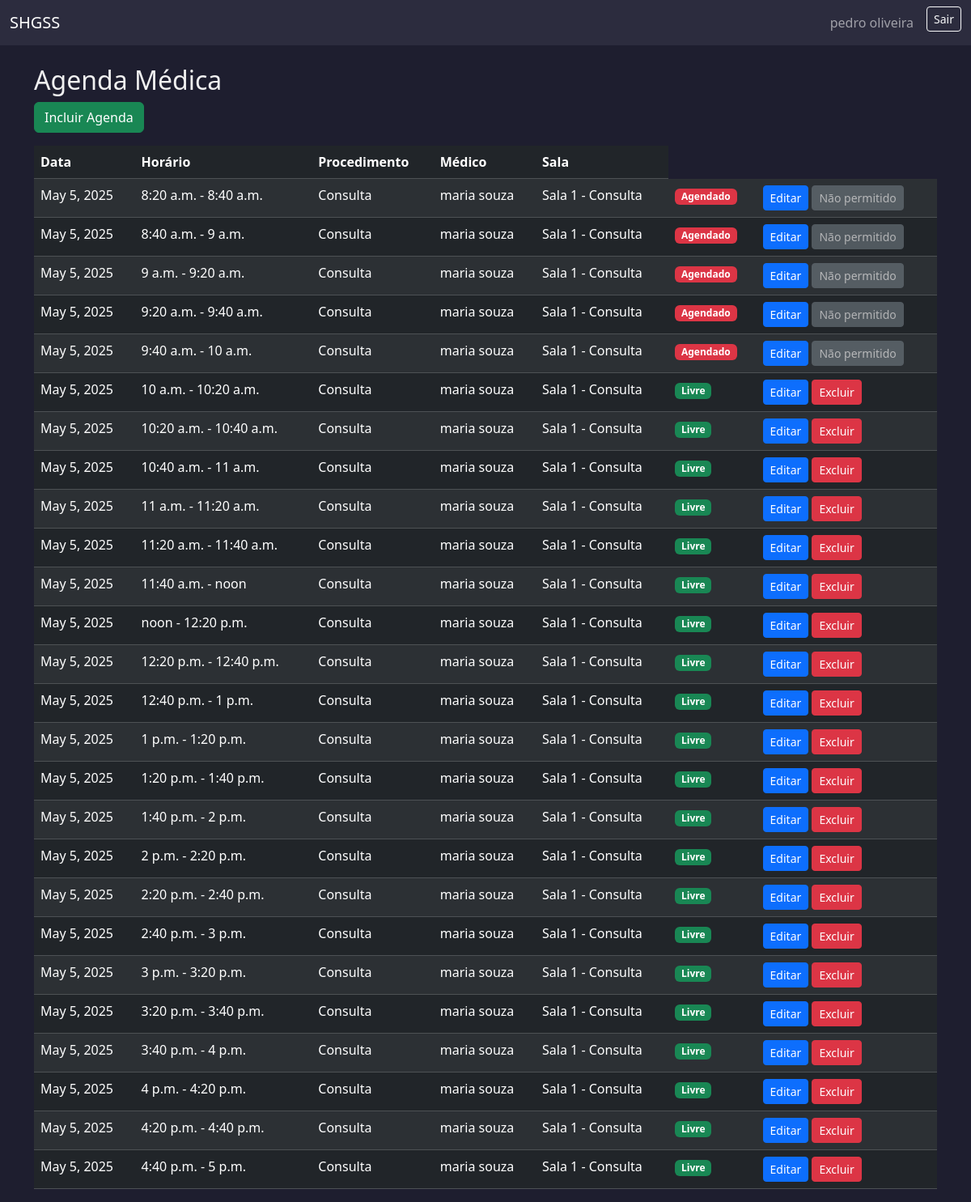
The page /agenda/ (signed in) on the database its author committed.
### usuarios/models.py (models this page shows, shortened)
class Usuario(AbstractUser):
    ROLE_CHOICES = [
        ('paciente', 'Paciente'),
        ('medico', 'Médico'),
        ('administrativo', 'Administrativo'),
        ('financeiro', 'Financeiro'),
    ]
    cpf = models.CharField(max_length=14, unique=True, blank=False, null=False)
    telefone = models.CharField(max_length=20)
    rua = models.CharField(max_length=100)
    numero = models.CharField(max_length=10)
    bairro = models.CharField(max_length=50)
    cidade = models.CharField(max_length=50)
    estado = models.CharField(max_length=2)
    cep = models.CharField(max_length=9)
    role = models.CharField(max_length=20, choices=ROLE_CHOICES)
    plano_saude = models.CharField(max_length=50, null=True, blank=True)
    numero_cartao_plano = models.CharField(max_length=30, null=True, blank=True)
    crm = models.CharField(max_length=20, null=True, blank=True)
    especialidade = models.CharField(max_length=50, null=True, blank=True)
    setor = models.CharField(max_length=50, null=True, blank=True)
    cargo = models.CharField(max_length=50, null=True, blank=True)
    def __str__(self):
        return self.get_full_name() or self.username

class Agenda(models.Model):
    PROCEDIMENTO_CHOICES = [
        ('consulta', 'Consulta'),
        ('exame', 'Exame'),
    ]
    EXAME_CHOICES = [
        ('radiografia', 'Radiografia'),
        ('ultrassonografia', 'Ultrassonografia'),
        ('tomografia', 'Tomografia Computadorizada'),
        ('mamografia', 'Mamografia'),
        ('doppler', 'Doppler'),
    ]
    procedimento = models.CharField(max_length=20, choices=PROCEDIMENTO_CHOICES)
    tipo_exame = models.CharField(max_length=30, choices=EXAME_CHOICES, blank=True, null=True)
    medico = models.ForeignKey(Usuario, on_delete=models.SET_NULL, null=True, blank=True, limit_choices_to={'role': 'medico'})
    sala = models.ForeignKey(Sala, on_delete=models.PROTECT)
    data = models.DateField()
    horario_inicio = models.TimeField()
    horario_fim = models.TimeField()
    duracao_procedimento = models.PositiveIntegerField(help_text="Duração em minutos")
    ativo = models.BooleanField(default=True)  # se foi excluído ou não
    @property
    def status(self):
        from usuarios.models import Consulta  # importação local evita erro de import circular
        if self.procedimento == 'consulta' and Consulta.objects.filter(agenda=self).exists():
            return "Agendado"
        return "Livre"

class Sala(models.Model):
    TIPO_CHOICES = [
        ('consulta', 'Consulta'),
        ('exame', 'Exame'),
    ]
    numero = models.CharField("Número da Sala", max_length=10, unique=True)
    tipo = models.CharField("Tipo", max_length=10, choices=TIPO_CHOICES)
    equipamentos = models.TextField("Equipamentos Instalados", blank=True, null=True)
    observacoes = models.TextField("Observações", blank=True, null=True)
    def __str__(self):
        return f"Sala {self.numero} - {self.get_tipo_display()}"

### usuarios/views.py (the view)
# urls.py: path('agenda/', views.lista_agenda, name='lista_agenda'),
@role_required('administrativo')
def lista_agenda(request):
    agendas = Agenda.objects.order_by('data', 'horario_inicio')
    return render(request, 'agenda/lista_agenda.html', {'agendas': agendas})

### templates/agenda/lista_agenda.html (shortened to what this page needs)
{% extends 'base.html' %}
{% block content %}
<h2>Agenda Médica</h2>
<a href="{% url 'criar_agenda' %}" class="btn btn-success mb-3">Incluir Agenda</a>
<table class="table table-dark table-striped">
    <thead>
        <tr>
            <th>Data</th>
            <th>Horário</th>
            <th>Procedimento</th>
            <th>Médico</th>
            <th>Sala</th>
        </tr>
    </thead>
    <tbody>
        {% for agenda in agendas %}
        <tr>
            <td>{{ agenda.data }}</td>
            <td>{{ agenda.horario_inicio }} - {{ agenda.horario_fim }}</td>
            <td>{{ agenda.get_procedimento_display }}</td>
            <td>{{ agenda.medico }}</td>
            <td>{{ agenda.sala }}</td>
            <td>
                {% if agenda.status == 'Agendado' %}
                  <span class="badge bg-danger">Agendado</span>
                {% else %}
                  <span class="badge bg-success">Livre</span>
                {% endif %}
              </td>
              <td>
                <a href="{% url 'editar_agenda' agenda.id %}" class="btn btn-sm btn-primary">Editar</a>
                {% if agenda.status == 'Livre' %}
                  <a href="{% url 'excluir_agenda' agenda.id %}" class="btn btn-sm btn-danger">Excluir</a>
                {% else %}
                  <button class="btn btn-sm btn-secondary" disabled>Não permitido</button>
                {% endif %}
              </td>
        </tr>
        {% empty %}
        <tr><td colspan="5">Nenhum horário cadastrado.</td></tr>
        {% endfor %}
    </tbody>
</table>
{% endblock %}

### templates/base.html (shortened to what this page needs)
<!DOCTYPE html>
<html lang="pt-br">
<head>
    <link href="https://cdn.jsdelivr.net/npm/bootstrap@5.3.2/dist/css/bootstrap.min.css" rel="stylesheet">
</head>
<body>
    <nav class="navbar navbar-expand-lg navbar-dark">
        <div class="container-fluid">
            <a class="navbar-brand" href="#">SHGSS</a>
            <div class="collapse navbar-collapse">
                <ul class="navbar-nav ms-auto">
                    {% if user.is_authenticated %}
                        <li class="nav-item">
                            <a class="nav-link" href="#">{{ user.get_full_name }}</a>
                        </li>
                        <li class="nav-item">
                            <form method="post" action="{% url 'logout' %}">
                                <button type="submit" class="btn btn-sm btn-outline-light ms-2">Sair</button>
                            </form>
                        </li>
                    {% else %}
                        <li class="nav-item">
                            <a class="nav-link" href="{% url 'login' %}">Entrar</a>
                        </li>
                    {% endif %}
                </ul>
            </div>
        </div>
    </nav>
    <div class="container mt-4">
        {% block content %}{% endblock %}
    </div>
</body>
</html>

### templates/base.html (style rules this page uses)
body { background-color: #1e1e2f; color: #f0f0f0; }
.navbar { background-color: #2c2c3e; }
a { color: #9ecbff; }

### rows shown on the page
Usuario: get_full_name "pedro oliveira"
Agenda: data "May 5, 2025", horario_inicio "8:20 a.m.", horario_fim "8:40 a.m.", procedimento "Consulta", medico "maria souza", sala "Sala 1 - Consulta", shows "Agendado", shows "Não permitido"
Agenda: data "May 5, 2025", horario_inicio "8:40 a.m.", horario_fim "9 a.m.", procedimento "Consulta", medico "maria souza", sala "Sala 1 - Consulta", shows "Agendado", shows "Não permitido"
Agenda: data "May 5, 2025", horario_inicio "9 a.m.", horario_fim "9:20 a.m.", procedimento "Consulta", medico "maria souza", sala "Sala 1 - Consulta", shows "Agendado", shows "Não permitido"
Agenda: data "May 5, 2025", horario_inicio "9:20 a.m.", horario_fim "9:40 a.m.", procedimento "Consulta", medico "maria souza", sala "Sala 1 - Consulta", shows "Agendado", shows "Não permitido"
Agenda: data "May 5, 2025", horario_inicio "9:40 a.m.", horario_fim "10 a.m.", procedimento "Consulta", medico "maria souza", sala "Sala 1 - Consulta", shows "Agendado", shows "Não permitido"
Agenda: data "May 5, 2025", horario_inicio "10 a.m.", horario_fim "10:20 a.m.", procedimento "Consulta", medico "maria souza", sala "Sala 1 - Consulta", shows "Livre", shows "Excluir"
Agenda: data "May 5, 2025", horario_inicio "10:20 a.m.", horario_fim "10:40 a.m.", procedimento "Consulta", medico "maria souza", sala "Sala 1 - Consulta", shows "Livre", shows "Excluir"
Agenda: data "May 5, 2025", horario_inicio "10:40 a.m.", horario_fim "11 a.m.", procedimento "Consulta", medico "maria souza", sala "Sala 1 - Consulta", shows "Livre", shows "Excluir"
Agenda: data "May 5, 2025", horario_inicio "11 a.m.", horario_fim "11:20 a.m.", procedimento "Consulta", medico "maria souza", sala "Sala 1 - Consulta", shows "Livre", shows "Excluir"
Agenda: data "May 5, 2025", horario_inicio "11:20 a.m.", horario_fim "11:40 a.m.", procedimento "Consulta", medico "maria souza", sala "Sala 1 - Consulta", shows "Livre", shows "Excluir"
Agenda: data "May 5, 2025", horario_inicio "11:40 a.m.", horario_fim "noon", procedimento "Consulta", medico "maria souza", sala "Sala 1 - Consulta", shows "Livre", shows "Excluir"
Agenda: data "May 5, 2025", horario_inicio "noon", horario_fim "12:20 p.m.", procedimento "Consulta", medico "maria souza", sala "Sala 1 - Consulta", shows "Livre", shows "Excluir"
Agenda: data "May 5, 2025", horario_inicio "12:20 p.m.", horario_fim "12:40 p.m.", procedimento "Consulta", medico "maria souza", sala "Sala 1 - Consulta", shows "Livre", shows "Excluir"
Agenda: data "May 5, 2025", horario_inicio "12:40 p.m.", horario_fim "1 p.m.", procedimento "Consulta", medico "maria souza", sala "Sala 1 - Consulta", shows "Livre", shows "Excluir"
Agenda: data "May 5, 2025", horario_inicio "1 p.m.", horario_fim "1:20 p.m.", procedimento "Consulta", medico "maria souza", sala "Sala 1 - Consulta", shows "Livre", shows "Excluir"
Agenda: data "May 5, 2025", horario_inicio "1:20 p.m.", horario_fim "1:40 p.m.", procedimento "Consulta", medico "maria souza", sala "Sala 1 - Consulta", shows "Livre", shows "Excluir"
Agenda: data "May 5, 2025", horario_inicio "1:40 p.m.", horario_fim "2 p.m.", procedimento "Consulta", medico "maria souza", sala "Sala 1 - Consulta", shows "Livre", shows "Excluir"
Agenda: data "May 5, 2025", horario_inicio "2 p.m.", horario_fim "2:20 p.m.", procedimento "Consulta", medico "maria souza", sala "Sala 1 - Consulta", shows "Livre", shows "Excluir"
Agenda: data "May 5, 2025", horario_inicio "2:20 p.m.", horario_fim "2:40 p.m.", procedimento "Consulta", medico "maria souza", sala "Sala 1 - Consulta", shows "Livre", shows "Excluir"
Agenda: data "May 5, 2025", horario_inicio "2:40 p.m.", horario_fim "3 p.m.", procedimento "Consulta", medico "maria souza", sala "Sala 1 - Consulta", shows "Livre", shows "Excluir"
Agenda: data "May 5, 2025", horario_inicio "3 p.m.", horario_fim "3:20 p.m.", procedimento "Consulta", medico "maria souza", sala "Sala 1 - Consulta", shows "Livre", shows "Excluir"
Agenda: data "May 5, 2025", horario_inicio "3:20 p.m.", horario_fim "3:40 p.m.", procedimento "Consulta", medico "maria souza", sala "Sala 1 - Consulta", shows "Livre", shows "Excluir"
Agenda: data "May 5, 2025", horario_inicio "3:40 p.m.", horario_fim "4 p.m.", procedimento "Consulta", medico "maria souza", sala "Sala 1 - Consulta", shows "Livre", shows "Excluir"
Agenda: data "May 5, 2025", horario_inicio "4 p.m.", horario_fim "4:20 p.m.", procedimento "Consulta", medico "maria souza", sala "Sala 1 - Consulta", shows "Livre", shows "Excluir"
Agenda: data "May 5, 2025", horario_inicio "4:20 p.m.", horario_fim "4:40 p.m.", procedimento "Consulta", medico "maria souza", sala "Sala 1 - Consulta", shows "Livre", shows "Excluir"
Agenda: data "May 5, 2025", horario_inicio "4:40 p.m.", horario_fim "5 p.m.", procedimento "Consulta", medico "maria souza", sala "Sala 1 - Consulta", shows "Livre", shows "Excluir"
